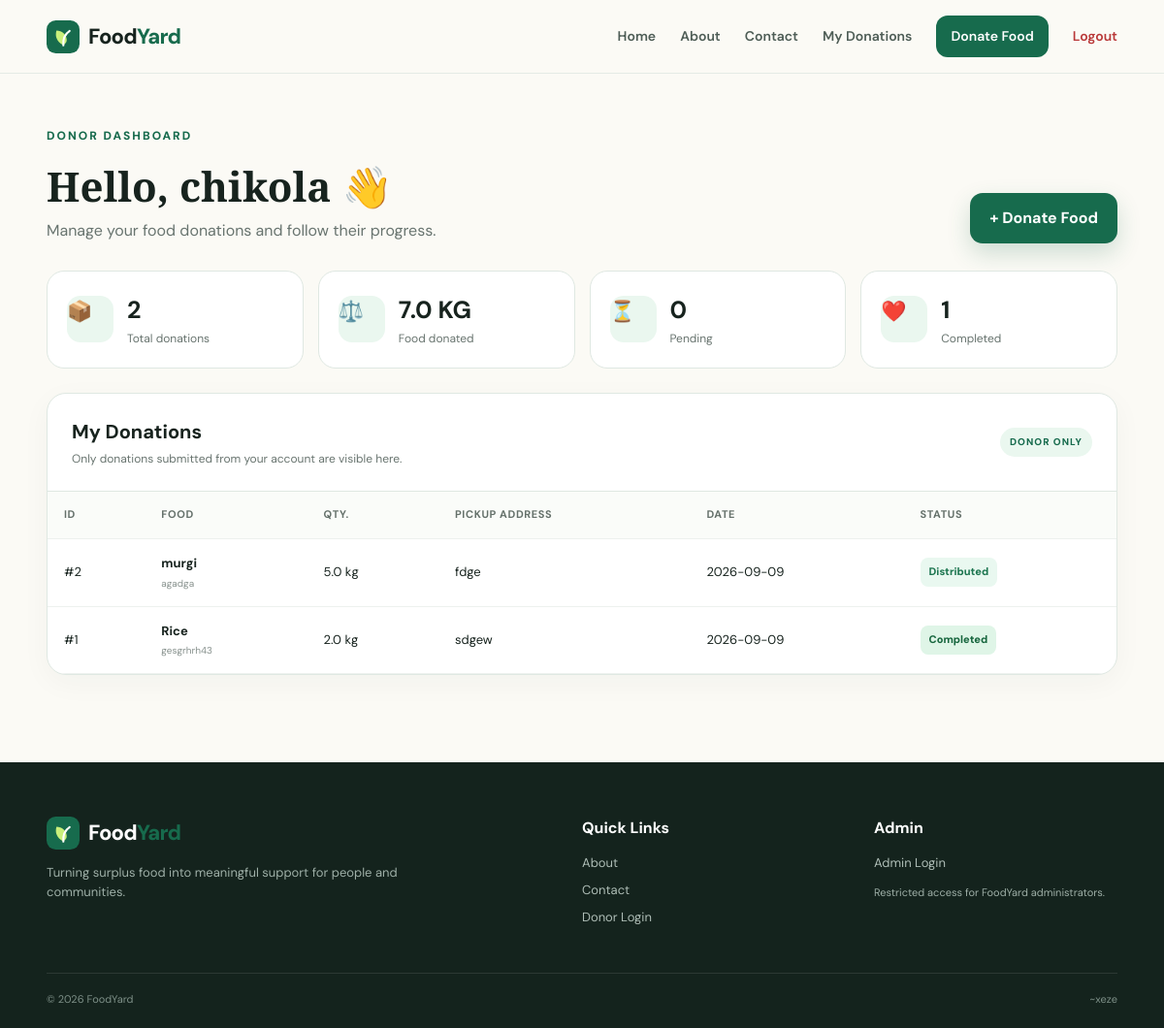
/donor/dashboard (signed in), run on the app's committed database.
### tables this page shows
CREATE TABLE donations(id INTEGER PRIMARY KEY AUTOINCREMENT,user_id INTEGER NOT NULL,food_type TEXT NOT NULL,quantity REAL NOT NULL,address TEXT NOT NULL,food_date TEXT NOT NULL,note TEXT,status TEXT NOT NULL DEFAULT 'Pending',created_at TEXT NOT NULL,FOREIGN KEY(user_id) REFERENCES users(id));

### app.py (the view)
@app.route("/donor/dashboard")
@login_required("donor")
def donor_dashboard():
    conn = get_db()
    donations = conn.execute(
        "SELECT * FROM donations WHERE user_id=? ORDER BY id DESC",
        (session["user_id"],)
    ).fetchall()
    stats = conn.execute("""
        SELECT
            COUNT(*) AS total,
            COALESCE(SUM(quantity),0) AS kg,
            SUM(CASE WHEN status='Completed' THEN 1 ELSE 0 END) AS completed,
            SUM(CASE WHEN status='Pending' THEN 1 ELSE 0 END) AS pending
        FROM donations
        WHERE user_id=?
    """, (session["user_id"],)).fetchone()
    conn.close()
    return render_template(
        "dashboard.html",
        donations=donations,
        stats=stats
    )

### app.py (called while the page is built)
def get_db():
    conn = sqlite3.connect(DB)
    conn.row_factory = sqlite3.Row
    conn.execute("PRAGMA foreign_keys = ON")
    return conn

def login_required(role=None):
    def decorator(func):
        @wraps(func)
        def wrapper(*args, **kwargs):
            if "user_id" not in session:
                flash("Please login first.", "error")
                return redirect(
                    url_for("admin_login" if role == "admin" else "donor_login")
                )
            if role and session.get("role") != role:
                flash("You do not have permission to open that page.", "error")
                return redirect(url_for("dashboard"))
            return func(*args, **kwargs)
        return wrapper
    return decorator

@app.context_processor
def inject_globals():
    return {
        "current_year": datetime.now().year,
        "logged_in": "user_id" in session,
        "current_role": session.get("role"),
        "current_name": session.get("name")
    }

### templates/dashboard.html (shortened to what this page needs)
{% extends "base.html" %}
{% block content %}
<section class="dashboard-page">
    <div class="container">
        <div class="dashboard-head">
            <div><div class="eyebrow">DONOR DASHBOARD</div><h1>Hello, {{ current_name }} 👋</h1><p>Manage your food donations and follow their progress.</p></div>
            <a class="btn btn-primary" href="{{ url_for('donate') }}">+ Donate Food</a>
        </div>
        <div class="metric-grid">
            <div class="metric"><span class="metric-icon">📦</span><div><strong>{{ stats.total or 0 }}</strong><span>Total donations</span></div></div>
            <div class="metric"><span class="metric-icon">⚖️</span><div><strong>{{ "%.1f"|format(stats.kg or 0) }} KG</strong><span>Food donated</span></div></div>
            <div class="metric"><span class="metric-icon">⏳</span><div><strong>{{ stats.pending or 0 }}</strong><span>Pending</span></div></div>
            <div class="metric"><span class="metric-icon">❤️</span><div><strong>{{ stats.completed or 0 }}</strong><span>Completed</span></div></div>
        </div>
        <div class="panel">
            <div class="panel-head"><div><h2>My Donations</h2><p>Only donations submitted from your account are visible here.</p></div><span class="role-badge donor">DONOR ONLY</span></div>
            {% if donations %}
            <div class="table-wrap">
                <table>
                    <thead><tr><th>ID</th><th>Food</th><th>Qty.</th><th>Pickup address</th><th>Date</th><th>Status</th></tr></thead>
                    <tbody>
                    {% for d in donations %}
                        <tr>
                            <td>#{{ d.id }}</td><td><strong>{{ d.food_type }}</strong>{% if d.note %}<small>{{ d.note }}</small>{% endif %}</td>
                            <td>{{ "%.1f"|format(d.quantity) }} kg</td><td>{{ d.address }}</td><td>{{ d.food_date }}</td>
                            <td><span class="status {{ d.status|lower }}">{{ d.status }}</span></td>
                        </tr>
                    {% endfor %}
                    </tbody>
                </table>
            </div>
            {% else %}
            <div class="empty"><div>🍱</div><h3>No donations yet</h3><p>Your first donation can start the journey.</p><a class="btn btn-primary" href="{{ url_for('donate') }}">Make a Donation</a></div>
            {% endif %}
        </div>
    </div>
</section>
{% endblock %}

### static/css/style.css (style rules this page uses)
:root { --green:#176b4d;--green2:#0f4e39;--mint:#eaf7ef;--lime:#c9ef7b;--cream:#fbfaf5; --ink:#17231e;--muted:#68746f;--line:#dfe8e2;--white:#fff;--red:#b93838; --shadow:0 20px 55px rgba(19,53,40,.09);--radius:22px; }
* { box-sizing:border-box }
html { scroll-behavior:smooth }
body { margin:0;background:var(--cream);color:var(--ink);font-family:'DM Sans',sans-serif;line-height:1.6 }
a { text-decoration:none;color:inherit }
.container { width:min(1160px,92%);margin:auto }
.eyebrow { font-size:12px;letter-spacing:2px;font-weight:800;color:var(--green);margin-bottom:13px }
.btn { display:inline-flex;align-items:center;justify-content:center;gap:10px;border:0;border-radius:13px;padding:13px 20px;font-weight:700;cursor:pointer;transition:.2s }
.btn-primary { background:var(--green);color:white;box-shadow:0 10px 25px rgba(23,107,77,.2) }
.dashboard-page { padding:55px 0 90px }
.dashboard-head { display:flex;justify-content:space-between;align-items:end;gap:25px;margin-bottom:28px }
.dashboard-head h1 { font:700 42px 'Playfair Display';margin:0 0 5px }
.dashboard-head p { color:var(--muted);margin:0 }
.metric-grid { display:grid;grid-template-columns:repeat(4,1fr);gap:15px;margin-bottom:25px }
.metric { background:white;border:1px solid var(--line);border-radius:18px;padding:20px;display:flex;align-items:center;gap:14px }
.metric-icon { width:48px;height:48px;background:var(--mint);border-radius:14px;display:grid;place-items:center;font-size:21px }
.metric strong,.metric span { display:block }
.metric strong { font-size:25px }
.metric span:last-child { font-size:12px;color:var(--muted) }
.panel { background:white;border:1px solid var(--line);border-radius:20px;box-shadow:0 8px 30px rgba(19,53,40,.04);overflow:hidden }
.panel-head { padding:23px 25px;border-bottom:1px solid var(--line);display:flex;justify-content:space-between;gap:15px;align-items:center }
.panel-head h2 { margin:0;font-size:20px }
.panel-head p { margin:3px 0 0;color:var(--muted);font-size:12px }
.role-badge { font-size:10px;font-weight:800;letter-spacing:1px;padding:7px 10px;border-radius:99px }
.role-badge.donor { background:#eaf7ef;color:var(--green) }
.table-wrap { overflow:auto }
table { border-collapse:collapse;width:100%;min-width:760px }
th,td { text-align:left;padding:15px 17px;border-bottom:1px solid #edf1ee;font-size:13px;vertical-align:middle }
th { background:#fafcf9;color:#65716b;font-size:11px;text-transform:uppercase;letter-spacing:.6px }
td small { display:block;color:#87918d;font-size:10px;margin-top:2px }
.status { display:inline-flex;padding:6px 9px;border-radius:8px;background:#edf2ef;font-size:11px;font-weight:800 }
.status.distributed { background:#e9f8f0;color:#1d7650 }
.status.completed { background:#dff5e7;color:#17663e }

### data on the page
donations: id "2", food_type "murgi", note "agadga", quantity "5.0", address "fdge", food_date "2026-09-09", status "Distributed"
donations: id "1", food_type "Rice", note "gesgrhrh43", quantity "2.0", address "sdgew", food_date "2026-09-09", status "Completed"

### other printed values
{{ current_name }} "chikola"
{{ stats.total or 0 }} "2"
{{ "%.1f"|format(stats.kg or 0) }} "7.0"
{{ stats.pending or 0 }} "0"
{{ stats.completed or 0 }} "1"
